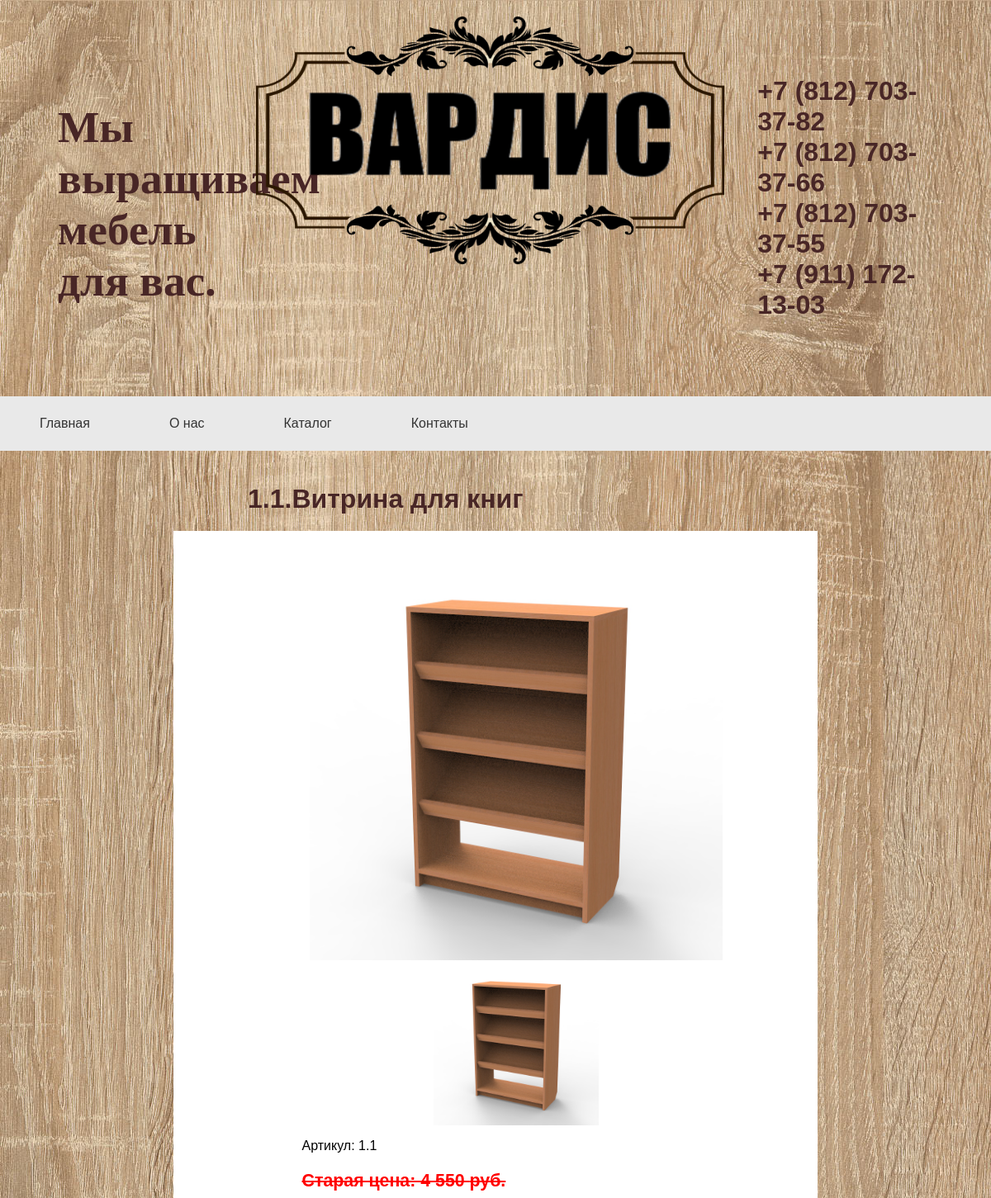
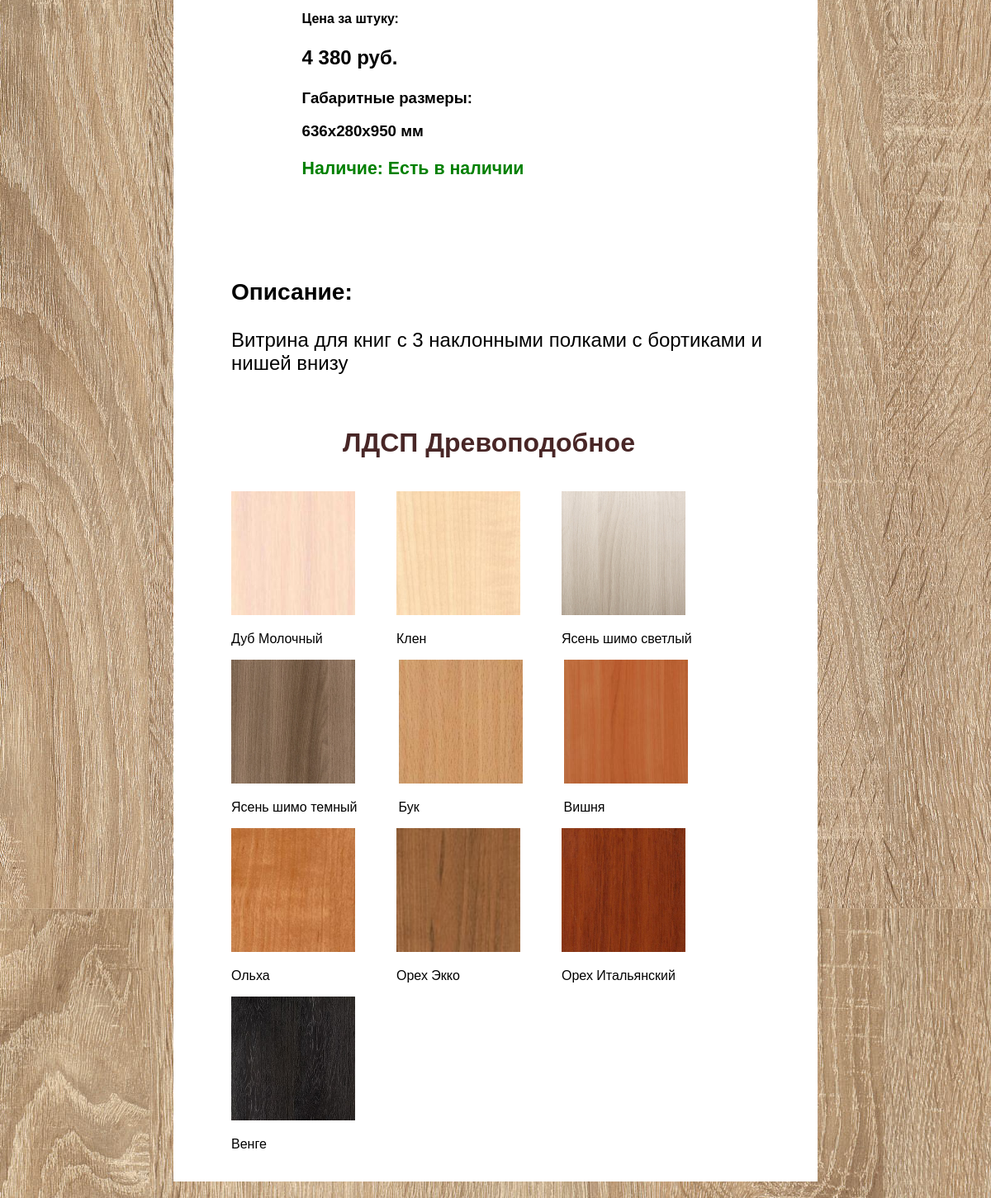
/product/11-vitrina-dlya-knig, run on the app's committed database (2 pictures, top to bottom).
### main/models.py (models this page shows)
class ContactPhone(models.Model):
    number = models.CharField(max_length=255, verbose_name='Номер телефона')
    contact = models.ForeignKey(Contact, on_delete=models.CASCADE, related_name='phone_numbers')
    def __str__(self):
        return self.number
    class Meta:
        verbose_name = 'Номер телефона'
        verbose_name_plural = 'Номера телефонов'

### catalog/models.py (models this page shows, shortened)
class Product(models.Model):
    article = models.CharField(max_length=20, verbose_name='Артикул')
    name = models.CharField(max_length=255, verbose_name='Наименование')
    slug = models.SlugField(max_length=255, unique=True, verbose_name='URL')
    category = models.ForeignKey(ProductCategory, on_delete=models.PROTECT, verbose_name='Категория')
    dimensions = models.TextField(blank=True, verbose_name='Габариты')
    description = models.TextField(blank=True, verbose_name='Описание')
    old_price = models.CharField(max_length=100, blank=True, verbose_name='Старая цена')
    new_price = models.CharField(max_length=100, blank=True, verbose_name='Новая цена')
    materials = models.ManyToManyField('MaterialCategory', verbose_name='Материал')
    is_new = models.BooleanField(default=True, verbose_name='Новинка')
    is_top = models.BooleanField(default=True, verbose_name='Топ продаж')
    is_availability = models.BooleanField(default=True, verbose_name='Наличие')
    is_display = models.BooleanField(default=True, verbose_name='Отображать')
    def get_image(self):
        return self.images.filter(product_id=self.id)[0].image.url
    class Meta:
        verbose_name = 'Товар'
        verbose_name_plural = 'Товары'

class ProductImage(models.Model):
    image = models.ImageField(upload_to='photos/%Y/%m/%d')
    product = models.ForeignKey(Product, on_delete=models.CASCADE, related_name='images')
    class Meta:
        verbose_name = 'Файл'
        verbose_name_plural = 'Изображения'

class MaterialCategory(models.Model):
    name = models.CharField(max_length=255, verbose_name='Наименование')
    class Meta:
        verbose_name = 'Тип материалов'
        verbose_name_plural = 'Образцы материалов'
        ordering = ['name']

class Material(models.Model):
    name = models.CharField(max_length=255, verbose_name='Наименование')
    photo = models.ImageField(upload_to='photos/%Y/%m/%d', blank=True, verbose_name='Изображение')
    category = models.ForeignKey(MaterialCategory, on_delete=models.CASCADE,
                                 verbose_name='Образец материалов', default=1, related_name='materials')
    is_display = models.BooleanField(default=True, verbose_name='Отображать')
    class Meta:
        verbose_name = 'Материал'
        verbose_name_plural = 'Материалы'

### catalog/views.py (the view)
# urls.py: path('product/<slug:product_slug>', ShowProduct.as_view(), name='product'),
class ShowProduct(DetailView):
    model = Product
    template_name = 'catalog/product.html'
    slug_url_kwarg = 'product_slug'
    context_object_name = 'product'

### catalog/models.py (called while the page is built)
    def get_absolute_url(self):
        return reverse('catalog', kwargs={'catalog_slug': self.slug})

    def get_absolute_url(self):
        return reverse('product_category', kwargs={'product_category_slug': self.slug})

### main/templatetags/main_tags.py (called while the page is built)
@register.inclusion_tag('main/megamenu.html')
def show_menu():
    catalogs = Catalog.objects.all()
    return {'catalogs': catalogs}

@register.inclusion_tag('main/phonenumbers.html')
def show_numbers():
    contact = Contact.objects.get(name='Офис')
    phones = contact.phone_numbers.all()
    return {'phones': phones}

### catalog/templates/catalog/product.html
{% extends 'main/base.html' %}
{% block container  %}
    <h1>{{ product.article }}.{{ product.name }}</h1>
    <main class="container">
        <div class="product-card">
            <img class="product-image-main" src="{{ product.get_image }}">
            <div class="right">
                {% for img in product.images.all %}
                    <img src="{{ img.image.url }}">
                {% endfor %}
            </div>
            <div class="product-info">
                <p>Артикул: {{ product.article }}</p>
                {% if product.old_price %}
                    <p class="product-old-price">Старая цена: {{ product.old_price }} руб.</p>
                {% endif %}
                <h4>Цена за штуку:</h4>
                <p style="font-size: 18pt; font-weight: bold">{{ product.new_price }} руб.</p>
                <h3>Габаритные размеры: {{ product.dimensions|safe|linebreaks }}</h3>
                 {% if product.is_availability %}
                    <p style="color: green; font-size: 16pt; font-weight: bold ">Наличие: Есть в наличии</p>
                {% else %}
                    <p style="color: red; font-size: 16pt; font-weight: bold">Наличие: Под заказ</p>
                {% endif %}
            </div>
        </div>
        <div class="product-desc">
            <h3>Описание:</h3>
            <p>{{ product.description|safe|linebreaks }}</p>
        </div>
        {% for material_cat in product.materials.all %}
            <h1>{{ material_cat.name }}</h1>
            <div class="product-material">
                {% for material in material_cat.materials.all %}
                    <div>
                        <img src="{{ material.photo.url }}">
                        <p>{{ material.name }}</p>
                    </div>
                {% endfor %}
            </div>
        {% endfor %}
    </main>
{% endblock %}

### main/templates/main/phonenumbers.html
<ul class="phone-numbers">
    {% for number in phones %}
        <li>{{ number }}</li>
    {% endfor%}
</ul>

### main/static/css/style.css (style rules this page uses)
body { margin: 0; padding: 0; background: url("../image/backgroud.jpg"); }
h1 { margin: 0 auto; padding-top: 40px; width: 50%; color: #482626; }
.container { display: block; width: 65%; margin: 20px auto; box-sizing: border-box; background-color: #FFFFFF; padding: 20px; }
.phone-numbers { list-style: none; color: #482626; font-weight: bold; font-size: 24pt; padding: 40px; }
.product-card { display: flex; justify-content: space-around; flex-wrap: wrap; padding-left: 50px; }
.product-image-main { width: 500px; }
.right { display: flex; flex-direction: column; }
.right img { width: 200px; }
.product-info { margin-right: 250px; }
.product-desc { margin-top: 100px; font-size: 24px; padding-left: 50px; }
.product-desc ~ h1 { padding-bottom: 40px; }
.product-material { display: flex; flex-wrap: wrap; }
.product-material div { align-items: center; padding-left: 50px; }
.product-material img { width: 150px; }
.product-old-price { color: red; font-size: 16pt; font-weight: bold; text-decoration: line-through; }

### main/static/megamenu/css/style.css (style rules this page uses)
body { font-family: 'Source Sans Pro', sans-serif; }
* { box-sizing: border-box; }

### data on the page
ContactPhone: number "+7 (812) 703-37-82"
ContactPhone: number "+7 (812) 703-37-66"
ContactPhone: number "+7 (812) 703-37-55"
ContactPhone: number "+7 (911) 172-13-03"
Product: article "1.1", name "Витрина для книг", get_image (picture), old_price "4 550", new_price "4 380", dimensions "636х280х950 мм", description "Витрина для книг с 3 наклонными полками с бортиками и нишей внизу"
ProductImage: image (picture)
MaterialCategory: name "ЛДСП Древоподобное"
Material: photo (picture), name "Дуб Молочный"
Material: photo (picture), name "Клен"
Material: photo (picture), name "Ясень шимо светлый"
Material: photo (picture), name "Ясень шимо темный"
Material: photo (picture), name "Бук"
Material: photo (picture), name "Вишня"
Material: photo (picture), name "Ольха"
Material: photo (picture), name "Орех Экко"
Material: photo (picture), name "Орех Итальянский"
Material: photo (picture), name "Венге"
